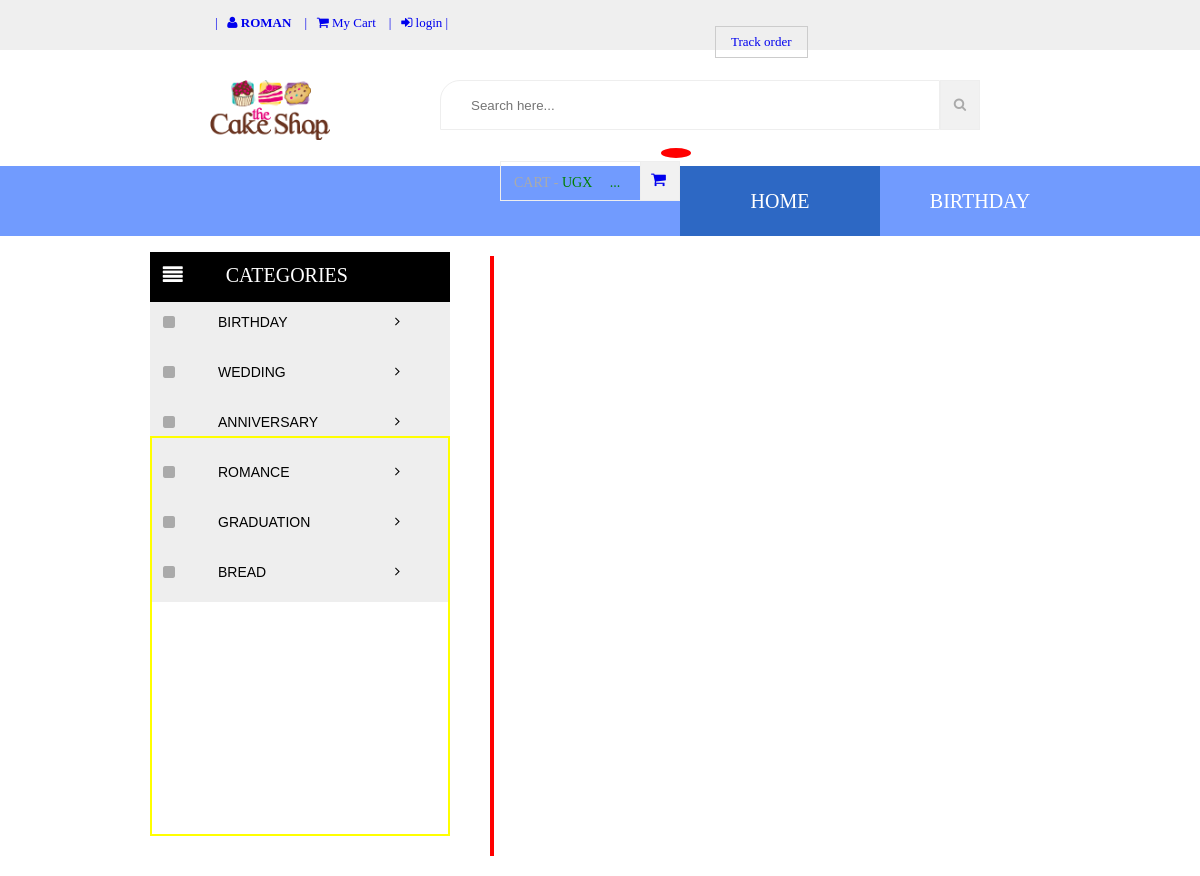
The app's page /product_details/ (upper part), older data.
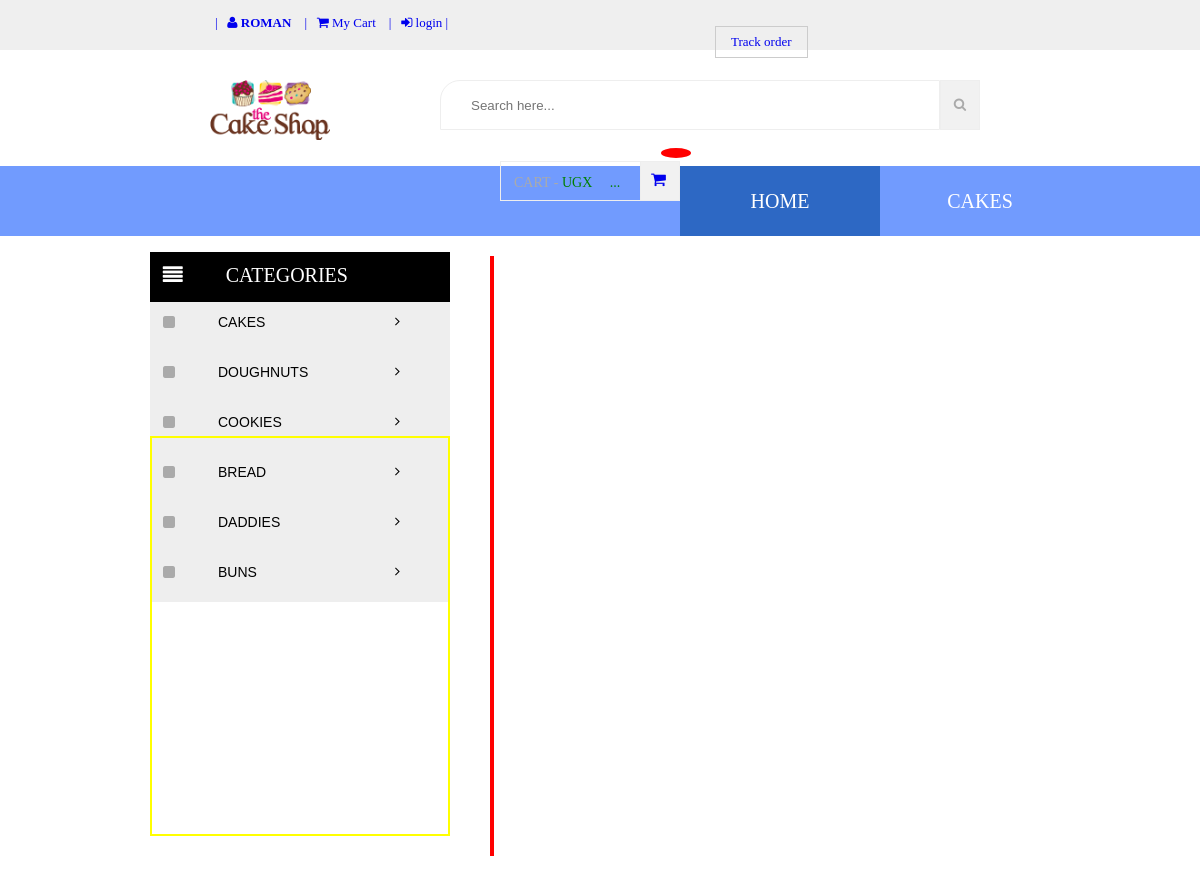
The same page, newer data.
### customer/models.py (models this page shows, shortened)
class Category(models.Model):
    name= models.CharField(max_length=50)

### customer/views.py (the view)
# urls.py: path('product_details/', views.product_details),
def product_details(request):
    categories=Category.objects.all()
    context={'categories':categories}
    return render(request, 'product_details.html',context)

### customer/templates/product_details.html (shortened to what this page needs)
{% load static %}
<html>
<head>
    <link rel="stylesheet" type="text/css" href="{% static 'Assets/css/style.css' %}">
    <link rel="stylesheet" type="text/css" href="{% static 'Assets/css/font-awesome/css/font-awesome.css' %}">
</head>
    <body>
        {% include "header.html" %}
        {% include "side_menu.html" %}
    <div class="pdetails" >
    </div>
    <div class="previous-product slideUp" >
    </div>
    </body>
</html>

### customer/templates/header.html (shortened to what this page needs)
{% load static %}
<header>
        <div class="top-header">
            <div class="left-content">
                <a href="/my_cart/">| &nbsp <i class="icon fa fa-user"></i> <b>ROMAN</b> &nbsp &nbsp</a>
                <a href="/my_cart/">| &nbsp  <i class="icon fa fa-shopping-cart"></i> My Cart &nbsp &nbsp</a>
                <a href="/accounts/login/">| &nbsp <i class="icon fa fa-sign-in"></i> login |</a>
            </div>
            <div class="right-content">
                <div class="track-order"><a href="/order_details/">Track order</a></div>
            </div>
        </div>
        <div class="middle-header">
            <div class="company"><a href="/"><img height="60px" src="{% static 'Assets/images/logo.png' %}"></a></div>
            <div class="search">
                <form action="/searchResults/" method="POST">
                    <input type="text" name="search" id="search" placeholder="Search here..." {% if searchWord %} value="{{searchWord}}" {% endif %}>
                    <button type="submit"><li class="icon fa fa-search"></li></button>
                </form>
            </div>
            <div class="cart-details">
                <div class="cart-total">CART - <span class="amount" style="color:green">UGX  &nbsp; &nbsp; ...</span></div>
                <div class="cart-icon">
                    <a href="/my_cart/"><i class="icon fa fa-shopping-cart"></i></a>
                    <div style="background-color: red; border-radius: 50%; text-align: center; color: white; padding: 5px; width: 30px; margin-top: -40px; margin-left: 10px;">
                    </div>
                </div>
            </div>
        </div>
        <div class="menu-bar">
            <div class="menu-adjustment">
                <ul class="nav-list">
                    <li class="active" dropdown>
                        <a href="/" data-hover="dropdown" class="dropdown-toggle">HOME</a>
                    </li>
                    {% for category in categories %}
                    <li class="dropdown">
                        <a href="/category/{{category.id}}"> {{category.name}}</a>
                    </li>
                    {% endfor %}
                </ul>
            </div>
        </div>
    </header>

### customer/templates/side_menu.html (shortened to what this page needs)
<div class="side-menu">
        <ul>
            <li><a class="active" href="#"><i class="icon fa fa-align-justify fa-fw"></i>CATEGORIES</a></li>
            {% for category in categories %}
            <li><a href="/category/{{category.id}}"><i class="icon fa fa-square fa-fw" style="color: #aaa;"></i>{{category.name}}<i style="float: right;" class="fa fa-angle-right"></i></a></li>
            {% endfor %}
        </ul>
    </div>

Row changes from the older to the newer data that the page shows:
removed Category: name "WEDDING"
removed Category: name "ANNIVERSARY"
changed Category: name "BIRTHDAY" → "CAKES"
changed Category: name "ROMANCE" → "DOUGHNUTS"
changed Category: name "GRADUATION" → "COOKIES"
added Category: name "DADDIES"
added Category: name "BUNS"
